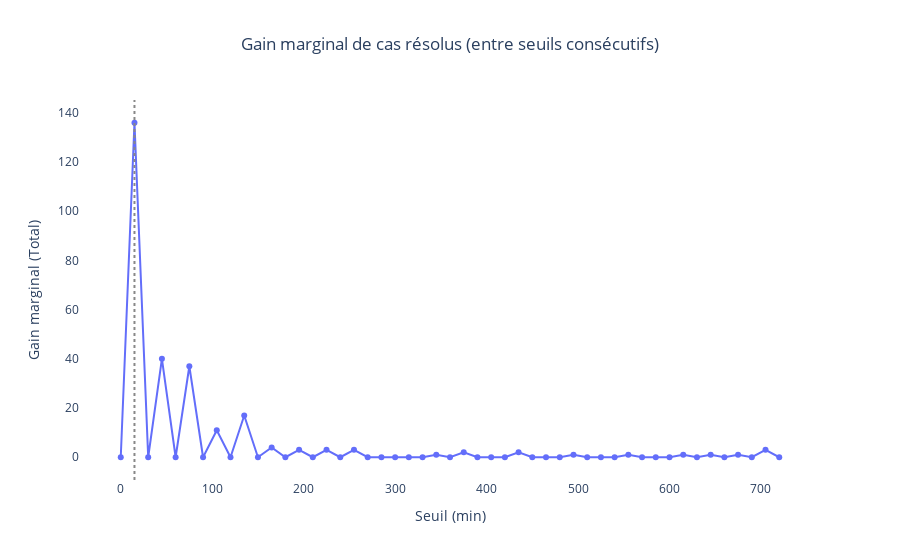
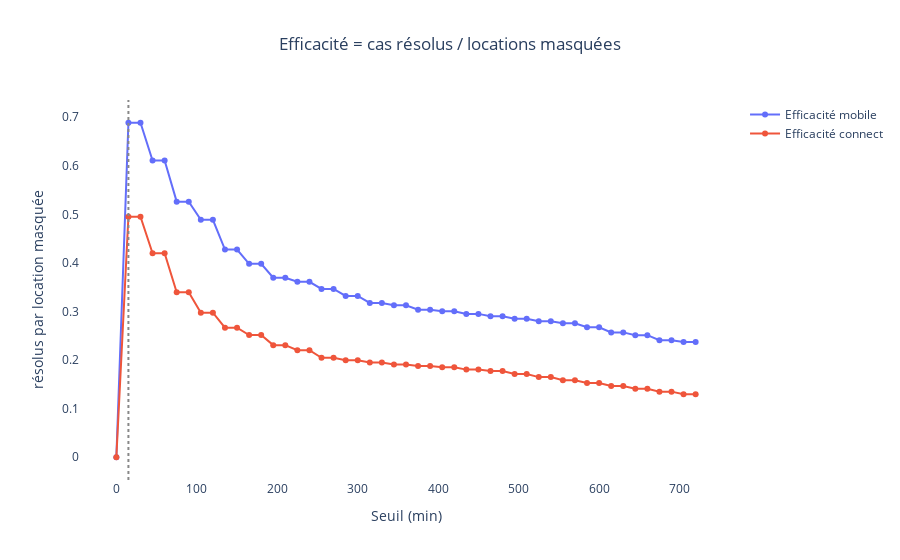

Notebook cell for these charts, in order:
### Code cell
# Partie 4 : ROI du seuil — gain marginal & efficacité 

THRESHOLDS_ROI = np.arange(0, 721, 15, dtype=int)  # 0..720 by 15 minutes
T_DISPLAY = 60  # threshold used for KPI display

# Data preparation 
imp = df_ended.dropna(subset=["delay_clipped", COL_GAP]).copy()
imp["gap"] = imp[COL_GAP].astype(float)
imp = imp[imp[COL_CHECKIN].isin(["mobile", "connect"])].copy()

def masked_counts(sub: pd.DataFrame, t: int) -> int:
    """Count rentals hidden by the product rule (gap < t). Base = all eligible rows."""
    return int((sub["gap"] < t).sum())

def solved_counts(sub: pd.DataFrame, t: int) -> int:
    """Count historical conflicts avoided by threshold t."""
    was_conflict = sub["delay_clipped"] > sub["gap"]
    avoided = was_conflict & (sub["gap"] < t)
    return int(avoided.sum())

rows_eff, rows_marg = [], []
prev_total_solved = 0

for t in THRESHOLDS_ROI:
    for ci in ("mobile", "connect"):
        sub = imp[imp[COL_CHECKIN] == ci]
        solved_ci = solved_counts(sub, t)
        masked_ci = masked_counts(sub, t)
        efficiency = solved_ci / masked_ci if masked_ci > 0 else 0.0
        rows_eff.append({"Seuil (min)": t, "variable": f"Efficacité {ci}", "value": efficiency})

    solved_total_t = solved_counts(imp, t)
    gain = solved_total_t - prev_total_solved
    rows_marg.append({"Seuil (min)": t, "Gain marginal (Total)": gain})
    prev_total_solved = solved_total_t

df_eff = pd.DataFrame(rows_eff)
df_marg = pd.DataFrame(rows_marg)


# Sweet spot = threshold maximizing the average efficiency across flows
df_eff_tot = (
    df_eff.pivot(index="Seuil (min)", columns="variable", values="value")
          .assign(Efficacité_totale=lambda x: x.filter(like="Efficacité").mean(axis=1))
          .reset_index()
)
sweet_row = df_eff_tot.loc[df_eff_tot["Efficacité_totale"].idxmax()]
sweet_t = int(sweet_row["Seuil (min)"])
sweet_eff = float(sweet_row["Efficacité_totale"])

# Plots
fig_marg = px.line(
    df_marg, x="Seuil (min)", y="Gain marginal (Total)",
    title="Gain marginal de cas résolus (entre seuils consécutifs)", markers=True
)
fig_marg.add_vline(x=sweet_t, line_dash="dot", line_color="#888")
fig_marg.update_layout(title_x=0.5, plot_bgcolor="white")
fig_marg.show()

fig_eff = px.line(
    df_eff, x="Seuil (min)", y="value", color="variable",
    title="Efficacité = cas résolus / locations masquées", markers=True
)
fig_eff.add_vline(x=sweet_t, line_dash="dot", line_color="#888")
fig_eff.update_layout(
    title_x=0.5,
    yaxis_title="résolus par location masquée",
    plot_bgcolor="white",
    legend_title_text=""
)
fig_eff.show()

# KPIs at one threshold (T_DISPLAY)
def pick_metric_eff(df_long: pd.DataFrame, label: str, t: int) -> float:
    """Pick a single efficiency value from df_long at threshold t."""
    row = df_long[(df_long["Seuil (min)"] == t) & (df_long["variable"] == label)]
    return float(row["value"].iloc[0]) if not row.empty else 0.0

eff_mobile = pick_metric_eff(df_eff, "Efficacité mobile", T_DISPLAY)
eff_connect = pick_metric_eff(df_eff, "Efficacité connect", T_DISPLAY)

sub_mobile = imp[imp[COL_CHECKIN] == "mobile"]
sub_connect = imp[imp[COL_CHECKIN] == "connect"]

print(f"Seuil recommandé (sweet spot) : {sweet_t} min  |  Efficacité moyenne : {sweet_eff:.3f}")
print(f"[{T_DISPLAY} min]  Efficacité mobile  : {eff_mobile:.3f}  |  connect : {eff_connect:.3f}")
print(f"[{T_DISPLAY} min]  Masquées mobile : {masked_counts(sub_mobile, T_DISPLAY):,}  |  connect : {masked_counts(sub_connect, T_DISPLAY):,}")
print(f"[{T_DISPLAY} min]  Résolus  mobile : {solved_counts(sub_mobile, T_DISPLAY):,}  |  connect : {solved_counts(sub_connect, T_DISPLAY):,}")

### Figure 1 — Plotly figure (JSON) as saved in the notebook; plotly's stock layout.template omitted (floating-point values rounded to 4 significant figures)
{"data": [{"hovertemplate": "Seuil (min)=%{x}<br>Gain marginal (Total)=%{y}<extra></extra>", "legendgroup": "", "line": {"color": "#636efa", "dash": "solid"}, "marker": {"symbol": "circle"}, "mode": "lines+markers", "name": "", "orientation": "v", "showlegend": false, "type": "scatter", "x": [0, 15, 30, 45, 60, 75, 90, 105, 120, 135, 150, 165, 180, 195, 210, 225, 240, 255, 270, 285, 300, 315, 330, 345, 360, 375, 390, 405, 420, 435, 450, 465, 480, 495, 510, 525, 540, 555, 570, 585, 600, 615, 630, 645, 660, 675, 690, 705, 720], "xaxis": "x", "y": [0, 136, 0, 40, 0, 37, 0, 11, 0, 17, 0, 4, 0, 3, 0, 3, 0, 3, 0, 0, 0, 0, 0, 1, 0, 2, 0, 0, 0, 2, 0, 0, 0, 1, 0, 0, 0, 1, 0, 0, 0, 1, 0, 1, 0, 1, 0, 3, 0], "yaxis": "y"}], "layout": {"legend": {"tracegroupgap": 0}, "plot_bgcolor": "white", "shapes": [{"line": {"color": "#888", "dash": "dot"}, "type": "line", "x0": 15, "x1": 15, "xref": "x", "y0": 0, "y1": 1, "yref": "y domain"}], "title": {"text": "Gain marginal de cas résolus (entre seuils consécutifs)", "x": 0.5}, "xaxis": {"anchor": "y", "domain": [0, 1], "title": {"text": "Seuil (min)"}}, "yaxis": {"anchor": "x", "domain": [0, 1], "title": {"text": "Gain marginal (Total)"}}}}

### Figure 2 — Plotly figure (JSON) as saved in the notebook; plotly's stock layout.template omitted (floating-point values rounded to 4 significant figures)
{"data": [{"hovertemplate": "variable=Efficacité mobile<br>Seuil (min)=%{x}<br>value=%{y}<extra></extra>", "legendgroup": "Efficacité mobile", "line": {"color": "#636efa", "dash": "solid"}, "marker": {"symbol": "circle"}, "mode": "lines+markers", "name": "Efficacité mobile", "orientation": "v", "showlegend": true, "type": "scatter", "x": [0, 15, 30, 45, 60, 75, 90, 105, 120, 135, 150, 165, 180, 195, 210, 225, 240, 255, 270, 285, 300, 315, 330, 345, 360, 375, 390, 405, 420, 435, 450, 465, 480, 495, 510, 525, 540, 555, 570, 585, 600, 615, 630, 645, 660, 675, 690, 705, 720], "xaxis": "x", "y": [0, 0.6885, 0.6885, 0.6108, 0.6108, 0.5261, 0.5261, 0.4887, 0.4887, 0.4275, 0.4275, 0.3981, 0.3981, 0.3696, 0.3696, 0.3612, 0.3612, 0.3465, 0.3465, 0.3321, 0.3321, 0.3177, 0.3177, 0.3127, 0.3127, 0.3038, 0.3038, 0.3007, 0.3007, 0.2951, 0.2951, 0.2903, 0.2903, 0.285, 0.285, 0.2798, 0.2798, 0.2758, 0.2758, 0.2676, 0.2676, 0.257, 0.257, 0.2514, 0.2514, 0.2409, 0.2409, 0.2371, 0.2371], "yaxis": "y"}, {"hovertemplate": "variable=Efficacité connect<br>Seuil (min)=%{x}<br>value=%{y}<extra></extra>", "legendgroup": "Efficacité connect", "line": {"color": "#EF553B", "dash": "solid"}, "marker": {"symbol": "circle"}, "mode": "lines+markers", "name": "Efficacité connect", "orientation": "v", "showlegend": true, "type": "scatter", "x": [0, 15, 30, 45, 60, 75, 90, 105, 120, 135, 150, 165, 180, 195, 210, 225, 240, 255, 270, 285, 300, 315, 330, 345, 360, 375, 390, 405, 420, 435, 450, 465, 480, 495, 510, 525, 540, 555, 570, 585, 600, 615, 630, 645, 660, 675, 690, 705, 720], "xaxis": "x", "y": [0, 0.4952, 0.4952, 0.42, 0.42, 0.3396, 0.3396, 0.2975, 0.2975, 0.2667, 0.2667, 0.2516, 0.2516, 0.2308, 0.2308, 0.2203, 0.2203, 0.2047, 0.2047, 0.1995, 0.1995, 0.195, 0.195, 0.1907, 0.1907, 0.1876, 0.1876, 0.1854, 0.1854, 0.1804, 0.1804, 0.1775, 0.1775, 0.1714, 0.1714, 0.1649, 0.1649, 0.1583, 0.1583, 0.1528, 0.1528, 0.1466, 0.1466, 0.1411, 0.1411, 0.135, 0.135, 0.1297, 0.1297], "yaxis": "y"}], "layout": {"legend": {"title": {"text": ""}, "tracegroupgap": 0}, "plot_bgcolor": "white", "shapes": [{"line": {"color": "#888", "dash": "dot"}, "type": "line", "x0": 15, "x1": 15, "xref": "x", "y0": 0, "y1": 1, "yref": "y domain"}], "title": {"text": "Efficacité = cas résolus / locations masquées", "x": 0.5}, "xaxis": {"anchor": "y", "domain": [0, 1], "title": {"text": "Seuil (min)"}}, "yaxis": {"anchor": "x", "domain": [0, 1], "title": {"text": "résolus par location masquée"}}}}
